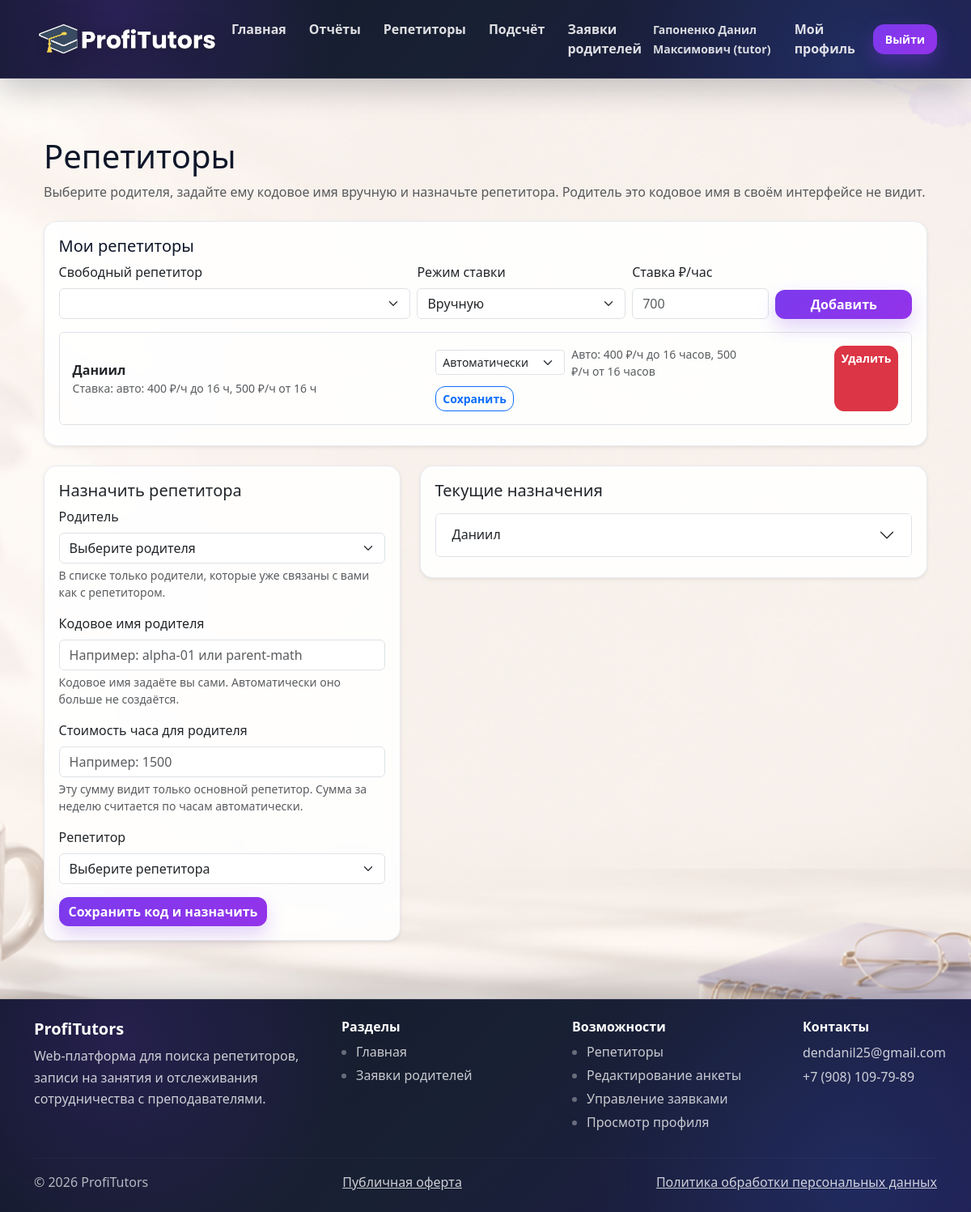
Screenshot of /tutor/hidden-assignments (signed in) with the database file from the repository.
### app.py (models this page shows)
class User(db.Model):
    __tablename__ = "users"
    id = db.Column(db.Integer, primary_key=True)
    name = db.Column(db.String(120), nullable=False)
    email = db.Column(db.String(180), nullable=False, unique=True)
    password_hash = db.Column(db.String(255), nullable=False)
    role = db.Column(db.String(20), nullable=False)
    tutor_status = db.Column(db.String(20), default="approved")
    can_edit_profile = db.Column(db.Boolean, default=True)
    can_receive_bookings = db.Column(db.Boolean, default=True)
    can_be_visible = db.Column(db.Boolean, default=True)
    is_hidden = db.Column(db.Boolean, default=False)
    admin_owner_id = db.Column(db.Integer, db.ForeignKey("users.id"), nullable=True)
    admin_owner_key = db.Column(db.String(20), nullable=True)
    telegram_chat_id = db.Column(db.String(40), nullable=True)
    telegram_link_code = db.Column(db.String(20), nullable=True, unique=True)
    email_verified = db.Column(db.Boolean, default=True)
    email_verification_code = db.Column(db.String(10), nullable=True)
    email_verification_expires = db.Column(db.DateTime, nullable=True)
    email_verification_sent_at = db.Column(db.DateTime, nullable=True)
    offer_accepted_at = db.Column(db.DateTime, nullable=True)
    pdn_consent_at = db.Column(db.DateTime, nullable=True)
    created_at = db.Column(db.DateTime, default=datetime.utcnow)
    tutor_profile = db.relationship(
        "TutorProfile",
        back_populates="user",
        uselist=False,
        cascade="all, delete-orphan",
    )

class HiddenTutorPool(db.Model):
    __tablename__ = "hidden_tutor_pool"
    id = db.Column(db.Integer, primary_key=True)
    visible_tutor_id = db.Column(db.Integer, db.ForeignKey("users.id"), nullable=False)
    hidden_tutor_id = db.Column(db.Integer, db.ForeignKey("users.id"), nullable=False, unique=True)
    hidden_hour_rate = db.Column(db.Float, default=0.0)
    rate_mode = db.Column(db.String(20), default="manual")
    visible_tutor = db.relationship("User", foreign_keys=[visible_tutor_id])
    hidden_tutor = db.relationship("User", foreign_keys=[hidden_tutor_id])

### app.py (the view, shortened to what this page needs)
@app.route("/tutor/hidden-assignments", methods=["GET", "POST"])
@login_required
@role_required("tutor")
def manage_hidden_assignments():
    user = current_user()
    if user.is_hidden:
        flash("Репетитор не может назначать других репетиторов.", "error")
        return redirect(url_for("hidden_reports"))
    parent_assignments = TutorAssignment.query.filter_by(tutor_id=user.id).all()
    assigned_parent_ids = {
        item.parent_id
        for item in HiddenTutorAssignment.query.filter_by(visible_tutor_id=user.id).all()
    }
    parent_assignments = [
        assignment for assignment in parent_assignments
        if assignment.parent_id not in assigned_parent_ids
    ]
    for assignment in parent_assignments:
        get_or_create_parent_profile(assignment.parent)
    my_hidden_tutors = (
        HiddenTutorPool.query
        .filter_by(visible_tutor_id=user.id)
        .order_by(HiddenTutorPool.id.asc())
        .all()
    )
    busy_ids = [item.hidden_tutor_id for item in HiddenTutorPool.query.all()]
    available_hidden_tutors = (
        User.query
        .filter(User.role == "tutor", User.is_hidden.is_(True))
        .filter(~User.id.in_(busy_ids) if busy_ids else True)
        .order_by(User.name.asc())
        .all()
    )
    my_hidden_tutor_ids = [item.hidden_tutor_id for item in my_hidden_tutors]
    assignment_hidden_tutors = (
        User.query
        .filter(User.id.in_(my_hidden_tutor_ids))
        .order_by(User.name.asc())
        .all()
        if my_hidden_tutor_ids
        else []
    )
    hidden_assignments = HiddenTutorAssignment.query.filter_by(visible_tutor_id=user.id).all()
    grouped_hidden_assignments = {}
    for assignment in hidden_assignments:
        tutor_id = assignment.hidden_tutor_id
        if tutor_id not in grouped_hidden_assignments:
            grouped_hidden_assignments[tutor_id] = {
                "tutor": assignment.hidden_tutor,
                "assignments": [],
            }
        grouped_hidden_assignments[tutor_id]["assignments"].append(assignment)
    return render_template(
        "manage_hidden_assignments.html",
        title="Репетиторы",
        parent_assignments=parent_assignments,
        available_hidden_tutors=available_hidden_tutors,
        assignment_hidden_tutors=assignment_hidden_tutors,
        hidden_assignments=hidden_assignments,
        my_hidden_tutors=my_hidden_tutors,
        grouped_hidden_assignments=grouped_hidden_assignments.values(),
    )

### templates/manage_hidden_assignments.html (shortened to what this page needs)
{% extends "base.html" %}
{% block content %}
<div class="container py-5">
  <div class="mb-4">
    <h1 class="mb-2">Репетиторы</h1>
    <p class="text-muted mb-0">
      Выберите родителя, задайте ему кодовое имя вручную и назначьте репетитора.
      Родитель это кодовое имя в своём интерфейсе не видит.
    </p>
  </div>
<div class="card rounded-4 shadow-sm mb-4">
<div class="card-body">
<h5>Мои репетиторы</h5>
<form method="post" action="{{ url_for('add_hidden_tutor_pool') }}" class="row g-2 align-items-end mb-3">
  <div class="col-md-5">
    <label class="form-label">Свободный репетитор</label>
    <select name="hidden_tutor_id" class="form-select" required>
    </select>
  </div>
  <div class="col-md-3">
    <label class="form-label">Режим ставки</label>
    <select class="form-select" name="rate_mode">
      <option value="manual">Вручную</option>
    </select>
  </div>
  <div class="col-md-2" id="rateBlock">
    <label class="form-label">Ставка ₽/час</label>
    <input class="form-control" name="hidden_hour_rate" type="number" min="0" step="0.01" placeholder="700">
  </div>
  <div class="col-md-2">
    <button class="btn btn-primary w-100">Добавить</button>
  </div>
</form>
{% for item in my_hidden_tutors %}
<div class="border rounded p-3 mb-2">
  <div class="d-flex flex-wrap justify-content-between align-items-center gap-2">
    <div>
      <div class="fw-semibold">{{ item.hidden_tutor.name }}</div>
      <div class="text-muted small">Ставка: {{ hidden_rate_label(item) }}</div>
    </div>
    <div class="d-flex flex-wrap gap-2">
      <form method="post" action="{{ url_for('update_hidden_tutor_pool_rate', pool_id=item.id) }}" class="d-flex flex-wrap gap-2 align-items-center">
        <select class="form-select form-select-sm js-rate-mode" name="rate_mode" style="max-width: 160px;">
          <option value="auto" {% if item.rate_mode == 'auto' %}selected{% endif %}>Автоматически</option>
        </select>
        <div
          id="auto-rate-{{ item.id }}"
          class="small text-muted js-auto-rate-hint"
          style="max-width:220px; {% if item.rate_mode != 'auto' %}display:none;{% endif %}"
        >
          Авто: 400 ₽/ч до 16 часов, 500 ₽/ч от 16 часов
        </div>
        <button class="btn btn-sm btn-outline-primary">Сохранить</button>
      </form>
      <a class="btn btn-sm btn-danger" href="{{ url_for('delete_hidden_tutor_pool', pool_id=item.id) }}">Удалить</a>
    </div>
  </div>
</div>
{% endfor %}
</div></div>
<div class="row g-4">
    <div class="col-lg-5">
      <div class="card rounded-4 shadow-sm">
        <div class="card-body">
          <h5 class="card-title">Назначить репетитора</h5>
          <form method="post">
            <div class="mb-3">
              <label class="form-label">Родитель</label>
              <select class="form-select" name="parent_id" required>
                <option value="">Выберите родителя</option>
              </select>
              <div class="form-text">
                В списке только родители, которые уже связаны с вами как с репетитором.
              </div>
            </div>
            <div class="mb-3">
              <label class="form-label">Кодовое имя родителя</label>
              <input
                class="form-control"
                name="codename"
                placeholder="Например: alpha-01 или parent-math"
                required
              >
              <div class="form-text">
                Кодовое имя задаёте вы сами. Автоматически оно больше не создаётся.
              </div>
            </div>
            <div class="mb-3">
              <label class="form-label">Стоимость часа для родителя</label>
              <input
                class="form-control"
                name="parent_hour_price"
                type="number"
                min="0"
                step="0.01"
                placeholder="Например: 1500"
                required
              >
              <div class="form-text">
                Эту сумму видит только основной репетитор. Сумма за неделю считается по часам автоматически.
              </div>
            </div>
            <div class="mb-3">
              <label class="form-label">Репетитор</label>
              <select class="form-select" name="hidden_tutor_id" required>
                <option value="">Выберите репетитора</option>
              </select>
            </div>
            <button class="btn btn-primary" type="submit">
              Сохранить код и назначить
            </button>
          </form>
        </div>
      </div>
    </div>
    <div class="col-lg-7">
      <div class="card rounded-4 shadow-sm">
        <div class="card-body">
          <h5 class="card-title mb-3">Текущие назначения</h5>
<div class="accordion" id="hiddenTutorsAccordion">
{% for group in grouped_hidden_assignments %}
<div class="accordion-item mb-2">
<h2 class="accordion-header">
<button class="accordion-button collapsed" type="button" data-bs-toggle="collapse" data-bs-target="#tutor{{ group.tutor.id }}">
{{ group.tutor.name }}
</button>
</h2>
</div>
{% else %}
<div class="text-center text-muted py-4">Назначений пока нет</div>
{% endfor %}
</div>
</div>
        </div>
      </div>
    </div>
  </div>
{% endblock %}

### templates/base.html (shortened to what this page needs)
<!doctype html>
<html lang="ru">
<head>
  <link href="https://cdn.jsdelivr.net/npm/bootstrap@5.3.3/dist/css/bootstrap.min.css" rel="stylesheet">
  <link rel="stylesheet" href="{{ url_for('static', filename='css/styles.css') }}">
</head>
<body class="d-flex flex-column min-vh-100">
<nav class="navbar navbar-expand-lg navbar-dark">
  <div class="container">
    <a href="{{ url_for('index') }}" class="navbar-brand logo-link">
      <img
        src="{{ url_for('static', filename='img/logo.png') }}"
        alt="ProfiTutors"
        width="230"
        height="230"
        style="object-fit: contain; display:block;"
      >
    </a>
    <div class="collapse navbar-collapse" id="nav">
      <ul class="navbar-nav me-auto">
        <li class="nav-item">
          <a class="nav-link text-light" href="{{ url_for('index') }}">
            Главная
          </a>
        </li>
        {% if user and user.role == "tutor" and user.tutor_status == "approved" and not user.is_hidden %}
          <li class="nav-item">
            <a class="nav-link text-light nav-link-with-badge" href="{{ url_for('visible_tutor_reports') }}">
              Отчёты
            </a>
          </li>
          <li class="nav-item">
            <a class="nav-link text-light" href="{{ url_for('manage_hidden_assignments') }}">
              Репетиторы
            </a>
          </li>
          <li class="nav-item">
            <a class="nav-link text-light" href="{{ url_for('tutor_calculation') }}">
              Подсчёт
            </a>
          </li>
        {% endif %}
        {% if user and user.role == "admin" %}
          <li class="nav-item">
            <a class="nav-link text-light" href="{{ url_for('bookings') }}">
              Все заявки
            </a>
          </li>
        {% elif user and user.role == "tutor" and user.tutor_status == "approved" and user.can_receive_bookings and not user.is_hidden %}
          <li class="nav-item">
            <a class="nav-link text-light" href="{{ url_for('bookings') }}">
              Заявки родителей
            </a>
          </li>
        {% endif %}
      </ul>
      <ul class="navbar-nav align-items-center">
        {% if user %}
          <li class="nav-item me-2">
            <span class="navbar-text text-light small">
              {{ user.name }}
              {% if user.role == "admin" %}
                (admin)
              {% elif user.role == "tutor" %}
                (tutor)
              {% else %}
                (parent)
              {% endif %}
            </span>
          </li>
          {% if user.role == "tutor" and user.tutor_status == "approved" and user.can_edit_profile %}
            <li class="nav-item me-2">
              <a class="nav-link text-light" href="{{ url_for('edit_tutor_profile') }}">
                Мой профиль
              </a>
            </li>
          {% endif %}
          <li class="nav-item">
            <a class="btn btn-outline-light btn-sm" href="{{ url_for('logout') }}">
              Выйти
            </a>
          </li>
        {% endif %}
      </ul>
    </div>
  </div>
</nav>
<main class="container my-4 flex-grow-1">
  {% block content %}{% endblock %}
</main>
<footer class="site-footer mt-auto">
  <div class="container py-4">
    <div class="row g-4">
      <div class="col-md-4">
        <h5 class="footer-title">
          ProfiTutors
        </h5>
        <p class="footer-text">
          Web-платформа для поиска репетиторов,
          записи на занятия и отслеживания
          сотрудничества с преподавателями.
        </p>
      </div>
      <div class="col-md-3">
        <h6 class="footer-title">
          Разделы
        </h6>
        <ul class="footer-links">
          <li>
            <a href="{{ url_for('index') }}">
              Главная
            </a>
          </li>
          {% if user and user.role == "admin" %}
            <li>
              <a href="{{ url_for('bookings') }}">
                Все заявки
              </a>
            </li>
          {% elif user and user.role == "tutor" and user.tutor_status == "approved" and user.can_receive_bookings and not user.is_hidden %}
            <li>
              <a href="{{ url_for('bookings') }}">
                Заявки родителей
              </a>
            </li>
          {% endif %}
        </ul>
      </div>
      <div class="col-md-3">
        <h6 class="footer-title">
          Возможности
        </h6>
        <ul class="footer-links">
          {% if user and user.role == "tutor" and user.tutor_status == "approved" and not user.is_hidden %}
            <li>
              <a href="{{ url_for('manage_hidden_assignments') }}">
                Репетиторы
              </a>
            </li>
          {% endif %}
          {% if user and user.role == "tutor" and user.tutor_status == "approved" %}
            {% if user.can_edit_profile %}
              <li>
                <a href="{{ url_for('edit_tutor_profile') }}">
                  Редактирование анкеты
                </a>
              </li>
            {% endif %}
            {% if user.can_receive_bookings %}
              <li>
                <a href="{{ url_for('bookings') }}">
                  Управление заявками
                </a>
              </li>
            {% endif %}
            {% if user.can_be_visible %}
              <li>
                <a href="{{ url_for('tutor_profile', tutor_id=user.id) }}">
                  Просмотр профиля
                </a>
              </li>
            {% endif %}
          {% endif %}
        </ul>
      </div>
      <div class="col-md-2">
        <h6 class="footer-title">
          Контакты
        </h6>
        <p class="footer-text mb-1">
          dendanil25@gmail.com
        </p>
        <p class="footer-text">
          +7 (908) 109-79-89
        </p>
      </div>
    </div>
    <hr class="footer-line">
    <div class="d-flex flex-column flex-md-row justify-content-between align-items-center gap-2 footer-bottom">
      <span>
        © 2026 ProfiTutors
      </span>
      <a href="{{ url_for('public_offer') }}" class="footer-text">
        Публичная оферта
      </a>
      <a href="{{ url_for('privacy_policy') }}" class="footer-text">
        Политика обработки персональных данных
      </a>
    </div>
  </div>
</footer>
</body>
</html>

### rows the page displays
User: name "Гапоненко Данил Максимович"
HiddenTutorPool: hidden_tutor.name "Даниил", rate_mode "авто: 400 ₽/ч до 16 ч, 500 ₽/ч от 16 ч", rate_mode "Автоматически"
User: tutor.name "Даниил"
